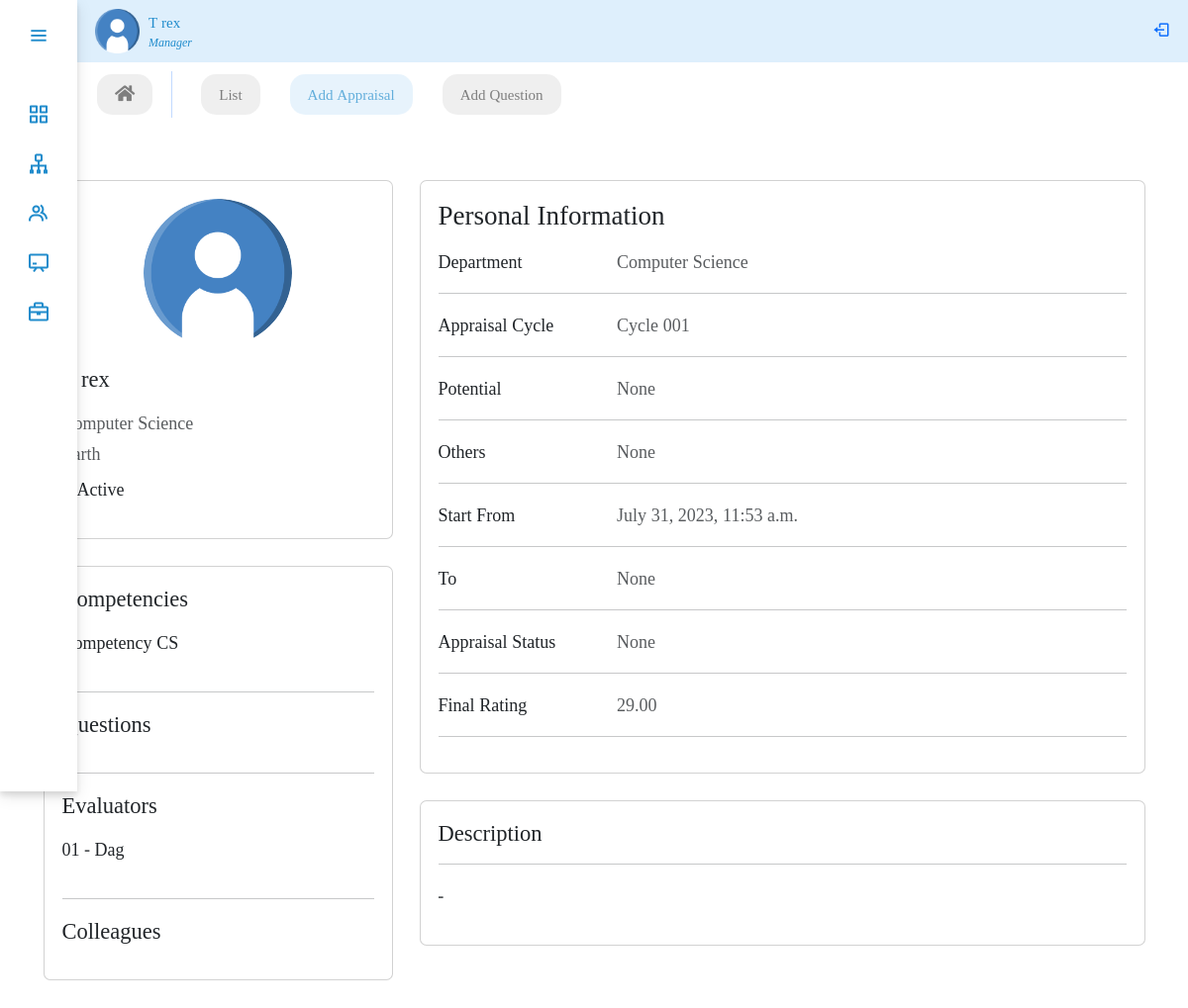
/panel/appraisal/6/ (signed in), run on the app's committed database.
### performance/models.py (models this page shows, shortened)
class CustomUser(AbstractBaseUser, PermissionsMixin):
    user_id = models.CharField(max_length=10, unique=True)
    first_name = models.CharField(max_length=30)
    last_name = models.CharField(max_length=30)
    is_active = models.BooleanField(default=True)
    is_manager = models.BooleanField(default=False)
    is_employee = models.BooleanField(default=False)
    is_admin = models.BooleanField(default=False)
    is_staff = models.BooleanField(default=False)
    is_superuser = models.BooleanField(default=False)
    objects = UserManager()
    USERNAME_FIELD = 'user_id'
    REQUIRED_FIELDS = ['first_name', 'last_name']
    class Meta:
        permissions = [
            ("view_manager_pages", "Can view manager pages"),
            ("view_employee_pages", "Can view employee pages"),
        ]

class Appraisal(models.Model):
    employee = models.ForeignKey(
        Employee, on_delete=models.SET_NULL, null=True, blank=True)
    department = models.ForeignKey(
        Department, on_delete=models.SET_NULL, null=True, blank=True)
    designation = models.ForeignKey(
        Designation, on_delete=models.SET_NULL, null=True, blank=True)
    appraisal_cycle = models.CharField(
        max_length=100, null=True)  # appraisal_name
    competencies = models.ManyToManyField(Competency)
    questions = models.ManyToManyField(Question)
    potential = models.ForeignKey(
        Matrix, on_delete=models.SET_NULL, null=True)
    description = models.TextField(blank=True, null=True)
    evaluators = models.ManyToManyField(Employee, related_name='evaluators')
    colleagues = models.ManyToManyField(Employee, related_name='colleagues')
    others = models.CharField(max_length=100, blank=True, null=True)
    start_from = models.DateTimeField(auto_now_add=True, null=True)
    to = models.DateTimeField(null=True)
    due_date = models.DateTimeField(null=True)
    STATUS_CHOICES = (
        ('P', 'Pending'),
        ('IP', 'In Progress'),
        ('C', 'Completed'),
    )
    appraisal_Status = models.CharField(
        max_length=50, choices=STATUS_CHOICES, null=True)
    final_rating = models.DecimalField(
        max_digits=10, decimal_places=2, null=True)  # potential assessment

class Employee(models.Model):
    user = models.OneToOneField(
        CustomUser, on_delete=models.CASCADE, null=True, blank=True, related_name='user')
    GENDER_CHOICES = (
        ('M', 'Male'),
        ('F', 'Female'),
    )
    MARITAL_STATUS_CHOICES = (
        ('S', 'Single'),
        ('M', 'Married'),
        ('D', 'Divorced'),
        ('W', 'Widowed'),
    )
    EMPLOYMENT_TYPE_CHOICES = (
        ('fulltime_permanent', 'Fulltime Permanent'),
        ('fulltime_probation', 'Fulltime Probation'),
        ('part_time_contract', 'Part Time Contract'),
    )
    STATUS_CHOICES = (
        ('A', 'Active'),
        ('IN', 'Inactive'),
    )
    avatar = models.ImageField(upload_to='avatar/', null=True, blank=True)
    gender = models.CharField(max_length=1, choices=GENDER_CHOICES, null=True)
    dob = models.DateField(blank=True, null=True)
    nationality = models.CharField(max_length=100, null=True, blank=True)
    marital_status = models.CharField(
        max_length=50, choices=MARITAL_STATUS_CHOICES, null=True, blank=True)
    phone_number = models.CharField(max_length=20, null=True, blank=True)
    email = models.EmailField(max_length=254)
    address = models.CharField(max_length=100, null=True, blank=True)
    joined_date = models.DateField(null=True)
    department = models.ForeignKey(
        Department, on_delete=models.SET_NULL, null=True, blank=True)
    designation = models.ForeignKey(
        Designation, on_delete=models.SET_NULL, null=True)
    employment_type = models.CharField(
        max_length=20, choices=EMPLOYMENT_TYPE_CHOICES, null=True)
    salary = models.DecimalField(
        max_digits=10, decimal_places=2, null=True, blank=True)
    promotion_designation = models.ForeignKey(
        Designation, on_delete=models.SET_NULL, related_name='promotion', null=True, blank=True)
    manager = models.ForeignKey(
        CustomUser, on_delete=models.SET_NULL, null=True, blank=True)
    created_at = models.DateTimeField(auto_now_add=True, null=True, blank=True)
    updated_at = models.DateTimeField(auto_now=True, null=True, blank=True)
    status = models.CharField(max_length=50, null=True, choices=STATUS_CHOICES)
    note = models.TextField(blank=True, null=True)
    objects = ActiveEmployeeManager()
    def __str__(self):
        return f"{self.user.user_id} - {self.user.first_name}"

class Department(models.Model):
    department_name = models.CharField(max_length=100, null=True)
    department_head = models.ForeignKey(
        CustomUser, on_delete=models.SET_NULL, related_name='head_of_department', blank=True, null=True)
    status = models.BooleanField(default=True, null=True)
    created_at = models.DateTimeField(auto_now_add=True, null=True)
    updated_at = models.DateTimeField(auto_now=True, null=True)
    def __str__(self):
        return self.department_name

class Competency(models.Model):
    competency_name = models.CharField(max_length=100, null=True)
    department = models.ForeignKey(
        Department, on_delete=models.CASCADE, null=True, blank=True)
    designation = models.ForeignKey(
        Designation, on_delete=models.CASCADE, null=True, blank=True)
    weight = models.IntegerField(blank=True, null=True)
    comment = models.TextField(blank=True, null=True)
    initiated_date = models.DateTimeField(auto_now_add=True, null=True)
    class Meta:
        verbose_name_plural = "Competencies"
    def __str__(self):
        return self.competency_name

### performance/views.py (the view)
class AppraisalDetailView(UserPassesTestMixin, DetailView):
    model = Appraisal
    template_name = 'performance/appraisal/appraisal_detail.html'
    context_object_name = 'appraisal_detail'
    def test_func(self):
        return is_manager(self.request.user)

### performance/models.py (called while the page is built)
    def get_queryset(self):
        return super().get_queryset().exclude(status='In')

### performance/views.py (called while the page is built)
def is_manager(user):
    return user.is_authenticated and user.is_manager

### performance/templates/performance/appraisal/appraisal_detail.html (shortened to what this page needs)
{% extends 'performance/adminPanel.html' %}
{% load static %}
{% block body %}
<ul class="nav panelNav fw-medium">
    <li class="nav-item">
        <a class="nav-link" href="{% url 'dashboard' %}"><i class="fa fa-home"></i></a>
    </li>
    <li class="nav-item">
        <a class="nav-link" href="{% url 'employees' %}"> List</a>
    </li>
    <li class="nav-item">
        <a class="nav-link active" href="{% url 'appraisal_create' %}">Add Appraisal</a>
    </li>
    <li class="nav-item">
        <a class="nav-link" href="{% url 'question_create' %}">Add Question</a>
    </li>
</ul>
<section>
  <div class="container py-5">
    <div class="row">
      <div class="col-lg-4">
        <div class="card mb-4">
          <div class="card-body text-center">
            <img src="/media/avatar/user.png" alt="avatar"
              class="rounded-circle img-fluid" style="width: 150px;">
            <h5 class="my-3">{{appraisal_detail.employee.user.first_name}} {{appraisal_detail.employee.user.last_name}}</h5>
            <p class="text-muted mb-1"> {{appraisal_detail.department}}</p>
            <p class="text-muted mb-2">{{appraisal_detail.employee.address}}</p>
            <div class="d-flex align-items-center m-0 mb-3">
                {% if appraisal_detail.employee.status == "A" %}
                <p class="m-0">Active</p>
                {% else %}
                <div style="width:10px; height:10px; background-color:#dc3545; border-radius:50%; padding:0.25rem; margin-right: 5px;"></div>
                <p class="m-0">Inactive</p>
                {% endif %}
            </div>
          </div>
        </div>
        <div class="card mb-4 mb-lg-0">
          <div class="card-body">
            <div class="row">
              <div class="col-sm-12">
                <h5 class="mb-0">Competencies</h5>
              </div>
              <div class="col-sm-12 mt-3">
                {% for competencie in appraisal_detail.competencies.all %}
                  <p>{{competencie}}</p>
                {% endfor %}
              </div>
            </div>
            <hr>
            <div class="row">
              <div class="col-sm-12">
                <h5 class="mb-0">Questions</h5>
              </div>
            </div>
            <hr>
            <div class="row">
              <div class="col-sm-12">
                <h5 class="mb-0">Evaluators</h5>
              </div>
              <div class="col-sm-12 mt-3">
                {% for evaluators in appraisal_detail.evaluators.all %}
                  <p>{{evaluators}}</p>
                {% endfor %}
              </div>
            </div>
            <hr>
            <div class="row">
              <div class="col-sm-12">
                <h5 class="mb-0">Colleagues</h5>
              </div>
            </div>
          </div>
        </div>
      </div>
      <div class="col-lg-8">
        <div class="card mb-4">
          <div class="card-body">
            <h4 class="mb-3">Personal Information</h4>
            <div class="row">
              <div class="col-sm-3">
                <p class="mb-0">Department</p>
              </div>
              <div class="col-sm-9">
                <p class="text-muted mb-0">{{appraisal_detail.department}}</p>
              </div>
            </div>
            <hr>
            <div class="row">
              <div class="col-sm-3">
                <p class="mb-0">Appraisal Cycle</p>
              </div>
              <div class="col-sm-9">
                <p class="text-muted mb-0">{{appraisal_detail.appraisal_cycle}} {{appraisal_detail.user.last_name}}</p>
              </div>
            </div>
             <hr>
            <div class="row">
              <div class="col-sm-3">
                <p class="mb-0">Potential</p>
              </div>
              <div class="col-sm-9">
                <p class="text-muted mb-0">{{appraisal_detail.potential}}</p>
              </div>
            </div>
            <hr>
            <div class="row">
              <div class="col-sm-3">
                <p class="mb-0">Others</p>
              </div>
              <div class="col-sm-9">
                <p class="text-muted mb-0">{{appraisal_detail.others}}</p>
              </div>
            </div>
            <hr>
            <div class="row">
              <div class="col-sm-3">
                <p class="mb-0">Start From</p>
              </div>
              <div class="col-sm-9">
                <p class="text-muted mb-0">{{appraisal_detail.start_from}}</p>
              </div>
            </div>
            <hr>
            <div class="row">
              <div class="col-sm-3">
                <p class="mb-0">To</p>
              </div>
              <div class="col-sm-9">
                <p class="text-muted mb-0">{{appraisal_detail.to}}</p>
              </div>
            </div>
            <hr>
            <div class="row">
              <div class="col-sm-3">
                <p class="mb-0">Appraisal Status</p>
              </div>
              <div class="col-sm-9">
                <p class="text-muted mb-0">{{appraisal_detail.appraisal_Status}}</p>
              </div>
            </div>
            <hr>
            <div class="row">
              <div class="col-sm-3">
                <p class="mb-0">Final Rating</p>
              </div>
              <div class="col-sm-9">
                <p class="text-muted mb-0">{{appraisal_detail.final_rating}}</p>
              </div>
            </div>
           <hr>
          </div>
        </div>
        <div class="row mb-4">
          <div class="col-md-12">
            <div class="card  mb-md-0">
              <div class="card-body">
                <h5>Description</h5>
                <hr>
                <p>{{appraisal_detail.description}}</p>
            </div>
            </div>
          </div>
        </div>
      </div>
    </div>
  </div>
</section>
{% endblock body%}

### performance/templates/performance/adminPanel.html (shortened to what this page needs)
{% extends 'performance/base.html' %}
{% load static %}
{% block sidebar %}
<div class="sidebar">
  <div class="logo_details">
    <i class="bx bx-menu" id="btns"></i>
  </div>
  <ul class="nav-list">
    <li>
      {% if user.is_manager %}
       <a href="{% url 'dashboard' %}">
        <i class="bx bx-grid-alt"></i>
      </a>
      {% endif %}
    </li>
    {% if user.is_manager %}
    <li>
      <a href="{% url 'department' %}">
        <i class="bx bx-sitemap"></i>
      </a>
    </li>
    {% endif %}
    {% if user.is_manager %}
    <li>
      <a href="{% url 'employees'  %}">
        <i class="bx bx-group"></i>
      </a>
    </li>
    {% endif %}
    <li>
      {% if user.is_manager %}
      <a href="{% url 'training' %}">
        <i class="bx bx-chalkboard"></i>
      </a>
      {% endif %}
    </li>
     <li>
      {% if user.is_manager %}
      <a href="{% url 'development' %}">
        <i class="bx bx-briefcase"></i>
      </a>
      {% endif %}
    </li>
  </ul>
</div>
<nav class="navbar mainNav">
    <ul class="nav">
      <li class="nav-item profile">
        <div class="profile_details d-flex mx-3">
          <img src="{% static 'performance/images/user.png' %}" width="45" alt="">
          <div class="profile_content mx-2 my-auto">
            <div class="name">{{user.first_name}} {{user.last_name}}</div>
            {% if user.is_manager %}
            <div class="designation">Manager</div>
            {% endif %}
          </div>
        </div>
      </li>
    </ul>
    <span class="navbar-text small pe-3">
      <form action="{% url 'logout' %}" method="post">
      <button type="submit" style="border:none; background:transparent; "> <i class="bx bx-log-out text-primary" id="log_out"></i></button>
    </form>
    </span>
</nav>
{% endblock sidebar %}

### performance/static/performance/css/style.css (style rules this page uses)
:root { --color-default: #218ccc; --color-second:#DEEFFC; --color-white:#fff; --color-body:#e4e9f7; --color-light:#e0e0e0; }
* { margin: 0; padding: 0; font-size: 18px; font-family: 'Noto Serif Georgian', serif; text-align: justify; box-sizing: border-box; }
span { color: var(--color-default); font-size: 50px; }
.sidebar { min-height: 100vh; width: 78px; padding: 6px 14px; z-index: 99; background-color: var(--color-white); transition: all .5s ease; position: fixed; top: 0; left: 0; margin: 0; padding: 0 auto; box-shadow: 0 4px 6px rgba(0, 0, 0, 0.1), 0 5px 15px rgba(0, 0, 0, 0.1); }
.sidebar .logo_details { height: 60px; display: flex; align-items: center; position: relative; }
.sidebar .logo_details #btns { position: absolute; top:50%; right: 0; transform: translateY(-50%); font-size: 23px; text-align: center; cursor: pointer; transition: all .5s ease; }
.sidebar i { color:var(--color-default); height: 60px; line-height: 60px; min-width: 50px; font-size: 25px; text-align: center; }
.sidebar .nav-list { margin-top: 30px; height: 100%; padding: 0; }
.sidebar li { position: relative; margin:8px 0; list-style: none; }
.sidebar li a { display: flex; height: 100%; width: 100%; align-items: center; text-decoration: none; position: relative; transition: all .5s ease; z-index: 12; }
.sidebar li a::after { content: ""; position: absolute; width: 100%; height: 100%; transform: scaleX(0); background-color: var(--color-second); border-radius: 5px; transition: transform 0.3s ease-in-out; transform-origin: left; z-index: -2; }
.sidebar li i { height: 42px; line-height: 40px; font-size: 24px; }
.mainNav { background-color: var(--color-second); position: relative; top: 0; left: 78px; width: calc(100% - 78px); transition: all .5s ease; z-index: 2; }
.mainNav li.profile .name, .mainNav li.profile .designation { font-size: 15px; font-weight: 400; color:var(--color-default); white-space: nowrap; }
.mainNav li.profile .designation { font-size: 12px; font-style: italic; }
.panelNav { position: relative; top: 0; left: 78px; width: calc(100% - 78px); transition: all .5s ease; z-index: 2; }
.panelNav { background-color: var(--color-white); }
.panelNav .nav-link { color: #000; background-color: var(--color-light); border-radius: 15px; font-size: 15px; margin: 12px 10px 12px 20px; opacity: 0.5; }
.panelNav .nav-link.active { opacity: 0.7; background-color: var(--color-second); color: var(--color-default); }

### data on the page
CustomUser: first_name "T", last_name "rex"
Appraisal: employee.user.last_name "rex", department "Computer Science", employee.address "Earth", appraisal_cycle "Cycle 001", potential "None", others "None", start_from "July 31, 2023, 11:53 a.m.", to "None", appraisal_Status "None", final_rating "29.00", description "-"
Competency: competency_name "Competency CS"
Employee: user.first_name "01 - Dag"
